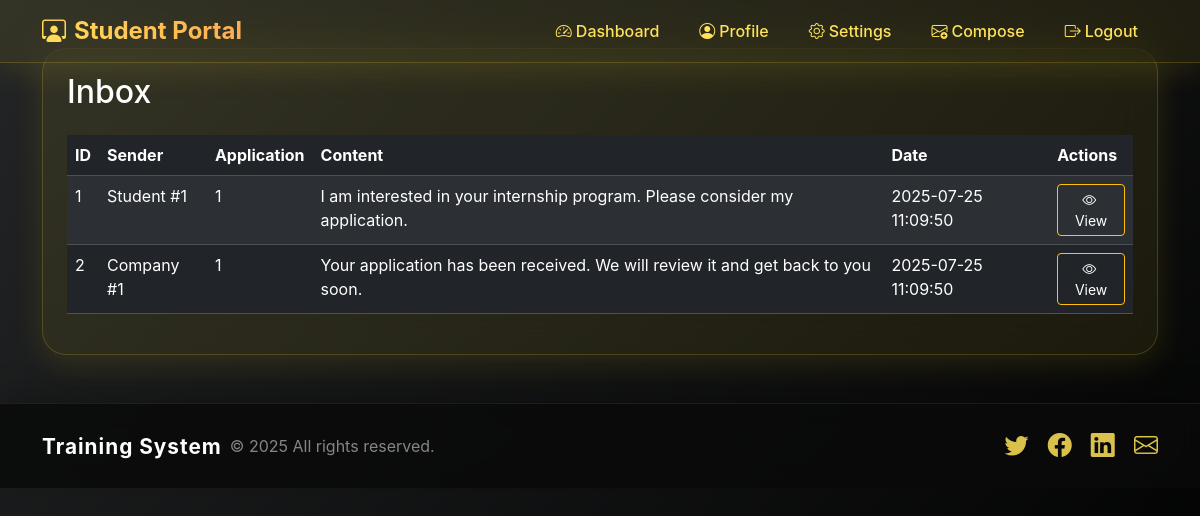
Page /?controller=message&action=inbox (signed in) on the committed database.
### tables this page shows
CREATE TABLE messages (
    id INT AUTO_INCREMENT PRIMARY KEY,
    sender_id INT NOT NULL,
    sender_type ENUM('student', 'company', 'admin') NOT NULL,
    receiver_id INT NOT NULL,
    receiver_type ENUM('student', 'company', 'admin') NOT NULL,
    subject VARCHAR(255) DEFAULT NULL,
    content TEXT NOT NULL,
    application_id INT DEFAULT NULL,
    is_read BOOLEAN DEFAULT FALSE,
    created_at TIMESTAMP DEFAULT CURRENT_TIMESTAMP,
    INDEX idx_sender (sender_id, sender_type),
    INDEX idx_receiver (receiver_id, receiver_type),
    INDEX idx_application (application_id),
    FOREIGN KEY (application_id) REFERENCES applications(id) ON DELETE SET NULL
);

### app/controllers/MessageController.php (called while the page is built, shortened)
<?php
require_once __DIR__ . '/../models/Message.php';
class MessageController {
    public function inbox() {
        $user_id = $_SESSION['company_id'] ?? $_SESSION['student_id'] ?? null;
        $user_type = isset($_SESSION['company_id']) ? 'company' : (isset($_SESSION['student_id']) ? 'student' : null);
        $messageModel = new Message($GLOBALS['pdo']);
        $messages = $messageModel->getByUser($user_id, $user_type);
        require __DIR__ . '/../views/messages/inbox.php';
    }
}

### app/models/Message.php (called while the page is built, shortened)
<?php
class Message {
    private $pdo;
    public function __construct($pdo) {
        $this->pdo = $pdo;
    }
    public function getByUser($user_id, $user_type) {
        $sql = "SELECT m.*,
                       CASE
                           WHEN m.sender_type = 'student' THEN s.name
                           WHEN m.sender_type = 'company' THEN c.name
                           ELSE 'Unknown'
                       END as sender_name,
                       CASE
                           WHEN m.receiver_type = 'student' THEN s2.name
                           WHEN m.receiver_type = 'company' THEN c2.name
                           ELSE 'Unknown'
                       END as receiver_name
                FROM messages m
                LEFT JOIN students s ON m.sender_type = 'student' AND m.sender_id = s.id
                LEFT JOIN companies c ON m.sender_type = 'company' AND m.sender_id = c.id
                LEFT JOIN students s2 ON m.receiver_type = 'student' AND m.receiver_id = s2.id
                LEFT JOIN companies c2 ON m.receiver_type = 'company' AND m.receiver_id = c2.id
                WHERE (m.sender_id = ? AND m.sender_type = ?) OR (m.receiver_id = ? AND m.receiver_type = ?)
                ORDER BY m.created_at DESC";
        $stmt = $this->pdo->prepare($sql);
        $stmt->execute([$user_id, $user_type, $user_id, $user_type]);
        return $stmt->fetchAll();
    }
}

### app/views/messages/inbox.php (the view, shortened to what this page needs)
<?php
include __DIR__ . '/../layout/header.php';
?>
<div class="container py-5">
  <div class="glass-card p-4">
    <h2 class="gradient-text mb-4">Inbox</h2>
    <table class="table table-hover table-dark table-striped rounded">
      <thead>
        <tr>
          <th>ID</th>
          <th>Sender</th>
          <th>Application</th>
          <th>Content</th>
          <th>Date</th>
          <th>Actions</th>
        </tr>
      </thead>
      <tbody>
        <?php foreach ($messages as $msg): ?>
        <tr>
          <td><?= $msg['id'] ?></td>
          <td><?= ucfirst($msg['sender_type']) ?> #<?= $msg['sender_id'] ?></td>
          <td><?= $msg['application_id'] ?? '-' ?></td>
          <td><?= htmlspecialchars($msg['content']) ?></td>
          <td><?= $msg['created_at'] ?></td>
          <td>
            <a href="?controller=company&action=viewMessage&id=<?= $msg['id'] ?>" class="btn btn-sm btn-outline-warning">
                <i class="bi bi-eye me-1"></i>View
            </a>
          </td>
        </tr>
        <?php endforeach; ?>
      </tbody>
    </table>
  </div>
</div>
<?php include __DIR__ . '/../layout/footer.php'; ?>

### public/assets/css/style.css (style rules this page uses)
* { margin:0;padding:0;box-sizing:border-box; }
body { font-family:'Poppins',sans-serif; background: linear-gradient(135deg,#667eea,#764ba2); color:#fff; min-height:100vh; overflow-x:hidden; }
.text-warning, .alert-warning, .table-warning, .badge.bg-warning, .gradient-text-yellow, .form-label, .message-content, .faq-question, .faq-question-fancy, .notification, .btn-outline-warning, .btn-primary-glass, .profile-avatar, .stat-icon, .application-icon, .text-yellow, .text-yellow-50, .bg-yellow, .bg-yellow-50, .text-warning-50, .bg-warning-50 { color: var(--bs-navbar-brand-color) !important; }
table { background: transparent !important; color: #fff !important; }

### app/views/layout/header.php (style rules this page uses)
:root { --primary-gradient: linear-gradient(135deg, #232526 0%, #000000 100%); --secondary-gradient: linear-gradient(135deg, #ffe259 0%, #ffa751 100%); --glass-bg: rgba(255, 221, 51, 0.08); --glass-border: rgba(255, 221, 51, 0.18); --glass-shadow: 0 8px 32px rgba(255, 221, 51, 0.12); --text-light: #fffbe7; --text-dark: #232526; --accent-yellow: #ffe259; --accent-orange: #ffa751; --accent-black: #181818; }
body { background: var(--primary-gradient); min-height: 100vh; font-family: 'Inter', -apple-system, BlinkMacSystemFont, sans-serif; }
.glass-card { background: var(--glass-bg); backdrop-filter: blur(20px); -webkit-backdrop-filter: blur(20px); border: 1px solid var(--glass-border); border-radius: 1.5rem; box-shadow: var(--glass-shadow); padding: 2rem; transition: all 0.3s ease; }

### rows in the picture
messages: id "1", sender_type "Student", sender "1", application "1", content "I am interested in your internship program. Please consider my application.", created_at "2025-07-25 11:09:50"
messages: id "2", sender_type "Company", sender "1", application "1", content "Your application has been received. We will review it and get back to you soon.", created_at "2025-07-25 11:09:50"
